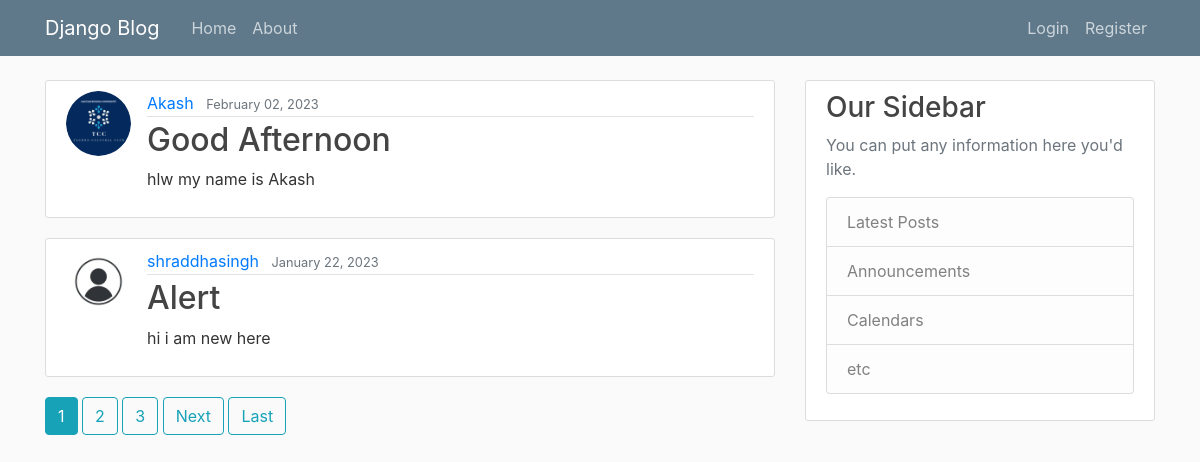
The page / on the database its author committed.
### blog/models.py (models this page shows, shortened)
class Post(models.Model):
    title = models.CharField(max_length=100)
    content = models.TextField()
    date_posted = models.DateTimeField(default=timezone.now)
    author = models.ForeignKey(User,on_delete=models.CASCADE)
    likes = models.ManyToManyField(User, related_name='blog_post')

### user/models.py (models this page shows, shortened)
class Profile(models.Model):
    user = models.OneToOneField(User,on_delete=models.CASCADE)
    image = models.ImageField(default='default.jpg',upload_to='profile-pics')

### blog/views.py (the view)
# urls.py: path('',PostListView.as_view(),name="blog-home"),
class PostListView(ListView):
    model = Post
    template_name = 'blog/home.html'
    context_object_name = 'posts'
    ordering = ['-date_posted']
    paginate_by = 2

### blog/templates/blog/home.html (shortened to what this page needs)
{% extends 'blog/base.html'%}
{% block content %}
    {% for post in posts %}
        <article class="media content-section">
            <img class="rounded-circle article-img" src="{{ post.author.profile.image.url }}"/>
          <div class="media-body">
            <div class="article-metadata">
              <a class="mr-2" href="{% url 'user-post' post.author.username %}">{{ post.author }}</a>
              <small class="text-muted">{{ post.date_posted |date:"F d, Y" }}</small>
            </div>
            <h2><a class="article-title" href="{% url 'post-detail' post.id %}">{{ post.title }}</a></h2>
            <p class="article-content">{{ post.content }}</p>
          </div>
        </article>
    {% endfor %}
      {% if is_paginated %}
        {% for num in page_obj.paginator.page_range %}
            {% if page_obj.number == num %}
                <a class="btn btn-info mb-3" href="?page={{num}}">{{num}}</a>
            {% elif num > page_obj.number|add:'-3' and num < page_obj.number|add:'3'%}
                <a class="btn btn-outline-info mb-3" href="?page={{num}}">{{num}}</a>
            {% endif %}
        {%endfor%}
        {% if page_obj.has_next %}
            <a class="btn btn-outline-info mb-3" href="?page={{page_obj.next_page_number}}">Next</a>
            <a class="btn btn-outline-info mb-3" href="?page={{page_obj.paginator.num_pages}}">Last</a>
        {% endif %}
      {% endif %}
{% endblock %}

### blog/static/blog/main.css (style rules this page uses)
body { background: #fafafa; color: #333333; margin-top: 5rem; }
h1, h2, h3, h4, h5, h6 { color: #444444; }
.content-section { background: #ffffff; padding: 10px 20px; border: 1px solid #dddddd; border-radius: 3px; margin-bottom: 20px; }
.article-title { color: #444444; }
.article-content { white-space: pre-line; }
.article-img { height: 65px; width: 65px; margin-right: 16px; }
.article-metadata { padding-bottom: 1px; margin-bottom: 4px; border-bottom: 1px solid #e3e3e3 }

### rows shown on the page
Post: author.profile.image (picture), author "Akash", date_posted "February 02, 2023", title "Good Afternoon", content "hlw my name is Akash"
Post: author.profile.image (placeholder picture), author "shraddhasingh", date_posted "January 22, 2023", title "Alert", content "hi i am new here"

### other values the page prints
{{ num }} "1"
{{ num }} "2" "3"
